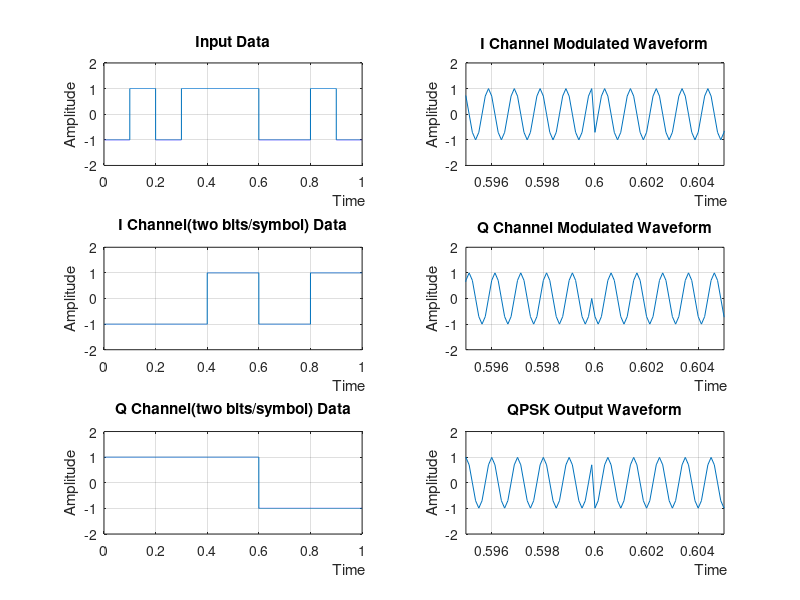
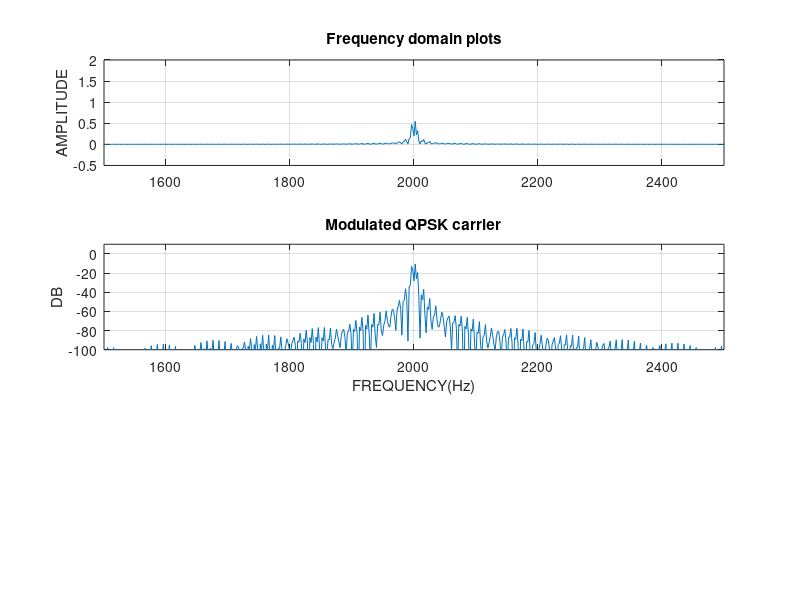

The MATLAB source for these figures, in order:
%QPSK Transmitter(QPSK_TX.m)
%JC 6/5/05
%Run from editor debug(F5)
%m-file for simulating a QPSK transmitter by modulating with a pseudo
%random bit stream. A serial to parallel conversion of the pseudo random
%bit stream is performed with mapping of two bits per symbol. A cosine and
%sine carrier is configured and the I and Q symbols modulate these
%carriers. The I and Q carriers are combined and time and frequency domain
%plots are provided showing key waveforms at various positions in the QPSK
%transmitter. The simulation uses a serial "passband" approach. Notes and 
%a reference are provided at the end of the m-file.
%===================================================================
clear;
fcarr=2e3;          % Carrier frequency(Hz)
N=10;		        % Number of data bits(bit rate)
fs=16*1e3;		    % Sampling frequency
Fn=fs/2;            % Nyquist frequency
Ts=1/fs;	        % Sampling time = 1/fs
T=1/N;		        % Bit time
randn('state',0);   % Keeps PRBS from changing on reruns
td=[0:Ts:(N*T)-Ts]';% Time vector(data)(transpose)
%===================================================================
% The Transmitter.
%===================================================================
data=sign(randn(N,1))';%transpose
data1=ones(T/Ts,1)*data;
data2=data1(:);

%Serial To Parallel (alternating)
tiq = [0:Ts*2:(N*T)-Ts]';% Time vector for I and Q symbols(transpose)

bs1=data(1:2:length(data));%odd
symbols=ones(T/Ts,1)*bs1;
Isymbols=symbols(:);%I_waveform

bs2=data(2:2:length(data));%even
symbols1=ones(T/Ts,1)*bs2;
Qsymbols=symbols1(:);%Q_waveform

%generate carrier waves
%cosine and sine wave
%2 pi fc t is written as below
twopi_fc_t=(1:fs/2)*2*pi*fcarr/fs; 
a=1;
%phi=45*pi/180
phi=0;
cs_t = a * cos(twopi_fc_t + phi);
sn_t = a * sin(twopi_fc_t + phi);

cs_t=cs_t';%transpose
sn_t=sn_t';
si=cs_t.*Isymbols;
sq=sn_t.*Qsymbols;
sumiq=si+sq;
sumiq=.7*sumiq;%reduce gain to keep output at +/- one
%======================================================================
%Plots
%======================================================================
figure(1)
subplot(3,2,1)
plot(td,data2)
axis([0 1 -2 2]);
grid
xlabel('                                                          Time')
ylabel('Amplitude')
title('Input Data')

subplot(3,2,3)
plot(tiq,Isymbols)
axis([0 1 -2 2]);
grid
xlabel('                                                          Time')
ylabel('Amplitude')
title('I Channel(two bits/symbol) Data')

subplot(3,2,5)
plot(tiq,Qsymbols)
axis([0 1 -2 2]);
grid
xlabel('                                                          Time')
ylabel('Amplitude')
title('Q Channel(two bits/symbol) Data')

subplot(3,2,2)
plot(tiq,si)
axis([.595 .605 -2 2]);
grid
xlabel('                                                          Time')
ylabel('Amplitude')
title('I Channel Modulated Waveform')

subplot(3,2,4)
plot(tiq,sq)
axis([.595 .605 -2 2]);
grid
xlabel('                                                          Time')
ylabel('Amplitude')
title('Q Channel Modulated Waveform')

subplot(3,2,6)
plot(tiq,sumiq)
axis([.595 .605 -2 2]);
grid
xlabel('                                                          Time')
ylabel('Amplitude')
title('QPSK Output Waveform')
%========================================================================
%Take FFT of modulated carrier
%========================================================================
y=sumiq;
NFFY=2.^(ceil(log(length(y))/log(2)));
FFTY=fft(y,NFFY);%pad with zeros
NumUniquePts=ceil((NFFY+1)/2); 
FFTY=FFTY(1:NumUniquePts);
MY=abs(FFTY);
MY=MY*2;
MY(1)=MY(1)/2;
MY(length(MY))=MY(length(MY))/2;
MY=MY/length(y);
f1=(0:NumUniquePts-1)*2*Fn/NFFY;
%=========================================================================
%Plot frequency domain
%=========================================================================
figure(2)
subplot(3,1,1); plot(f1,MY);xlabel('');ylabel('AMPLITUDE');
axis([1500 2500 -.5 2]);%zoom in/out
title('Frequency domain plots');
grid

subplot(3,1,2); plot(f1,20*log10(abs(MY).^2));xlabel('FREQUENCY(Hz)');ylabel('DB');
axis([1500 2500 -100 10]);
grid
title('Modulated QPSK carrier')

%NOTE
%Serial to parallel conversion of a serial bit stream and mapping of
%two bits to a symbol can sometimes be confusing. I will try and explain
%with an example.
%Suppose you have a serial bit stream of ten  0 0 1 1 0 1 1 0 1 1 even # of bits      
                                %odd bits     0   1   0   1   1
                                %even bits      0   1   1   0   1
                                
%The odd bits are the I Channel Data at one half the original serial bit stream
%bit rate. Notice that the amplitudes are +/- one as shown in figure 1.
%The possible combinations are -1 -1, 1 1, -1 1, 1 -1. The amplitudes, in
%theory, should be held at +/- 0.707 to keep the summed output of the 
%QPSK transmitter at a  constant amplitude of +/- one.
%The even bits are the Q Channel Data at one half the original serial bit
%stream bit rate. Same info as above.

%A good reference discussing a QPSK Transmitter and look up tables and Gray
%coding can be found at http://cnx.rice.edu/content/m10042/latest/
